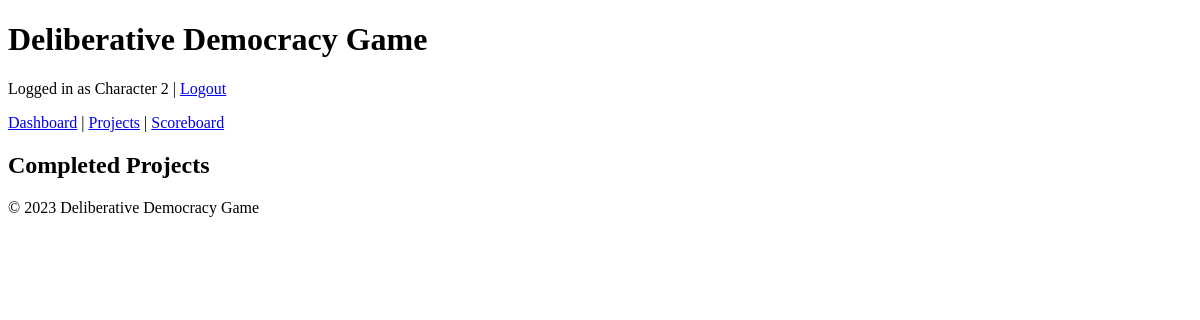
/finished_projects (signed in), run on an earlier commit of the app's database.
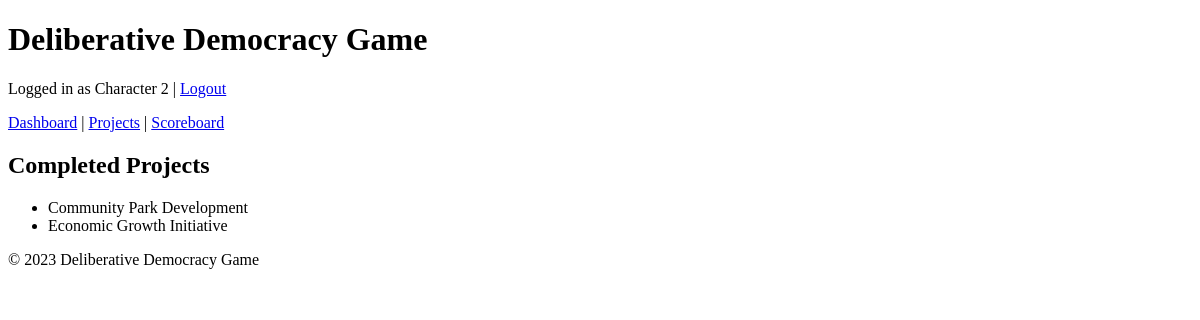
And on a later commit of the database.
### app/models.py (models this page shows, shortened)
class Project(db.Model):
    __tablename__ = "projects"
    id = db.Column(db.Integer, primary_key=True)
    name = db.Column(db.String(128), nullable=False)
    description = db.Column(db.Text, nullable=True)
    outcomes = db.Column(db.Text, nullable=True)
    required_resources = db.Column(db.Text, nullable=True)
    is_completed = db.Column(db.Boolean, default=False)

### app/routes.py (the view)
@main.route("/finished_projects")
@login_required
def finished_projects():
    projects = Project.query.filter_by(is_completed=True).all()
    return render_template("finished_projects.html", projects=projects)

### app/routes.py (called while the page is built)
@login_manager.user_loader
def load_user(user_id):
    return User.query.get(int(user_id))

### app/templates/finished_projects.html (shortened to what this page needs)
{% extends "base.html" %}
{% block content %}
<h2>Completed Projects</h2>
<ul>
    {% for project in projects %}
    <li>{{ project.name }}</li>
    {% endfor %}
</ul>
{% endblock %}

What changed in the data, as far as the page shows it:
now on this page (row edited): Project: name "Community Park Development"
now on this page (row edited): Project: name "Economic Growth Initiative"
